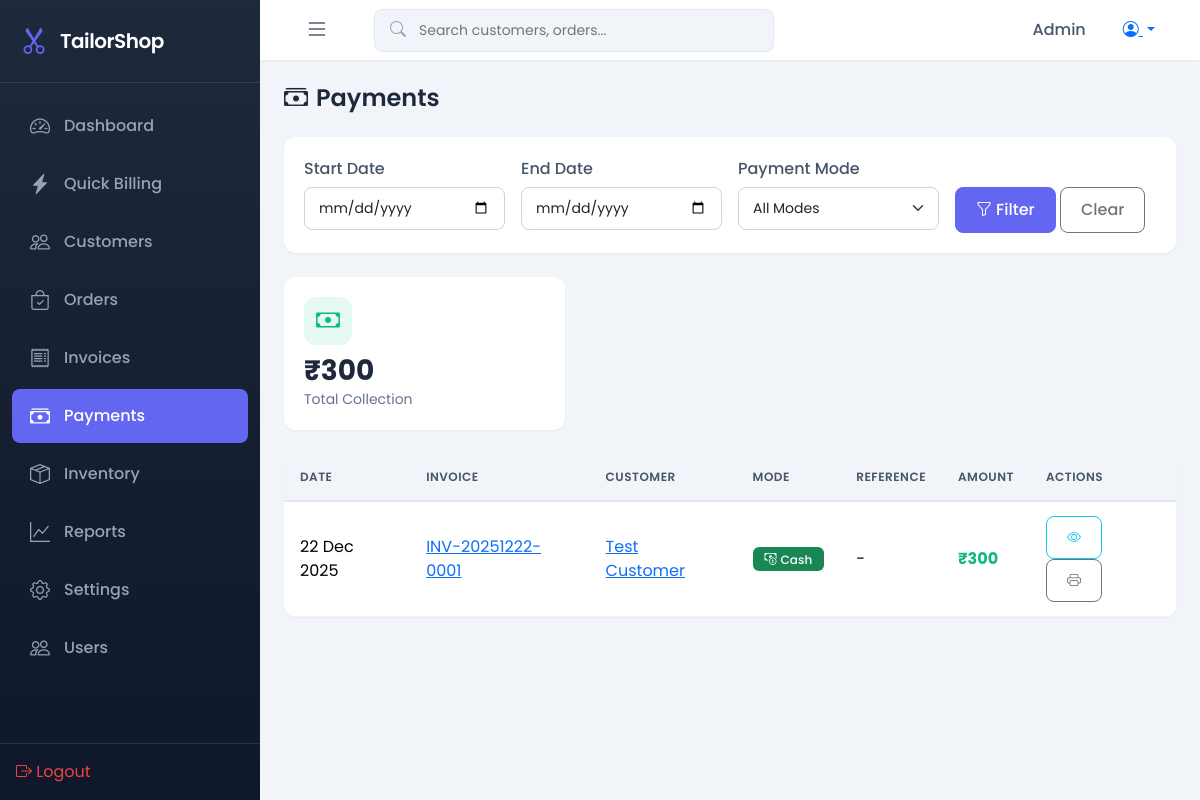
/payments/ (signed in), run on the app's committed database.
### shop/models.py (models this page shows, shortened)
class Payment(models.Model):
    PAYMENT_MODE_CHOICES = [
        ('CASH', 'Cash'),
        ('UPI', 'UPI'),
        ('CARD', 'Card'),
        ('BANK', 'Bank Transfer'),
    ]
    invoice = models.ForeignKey(Invoice, on_delete=models.CASCADE, related_name='payments')
    payment_number = models.CharField(max_length=30, unique=True, blank=True, null=True)
    payment_date = models.DateField(default=date.today)
    amount = models.DecimalField(max_digits=10, decimal_places=2, validators=[MinValueValidator(Decimal('0.01'))])
    payment_mode = models.CharField(max_length=20, choices=PAYMENT_MODE_CHOICES, default='CASH')
    reference_number = models.CharField(max_length=50, blank=True, null=True)
    notes = models.TextField(blank=True, null=True)
    received_by = models.ForeignKey(User, on_delete=models.SET_NULL, null=True)
    created_at = models.DateTimeField(auto_now_add=True)
    class Meta:
        ordering = ['-payment_date', '-created_at']

class Invoice(models.Model):
    order = models.OneToOneField(Order, on_delete=models.CASCADE, related_name='invoice')
    invoice_number = models.CharField(max_length=30, unique=True, editable=False)
    subtotal = models.DecimalField(max_digits=10, decimal_places=2)
    discount = models.DecimalField(max_digits=10, decimal_places=2, default=0)
    discount_type = models.CharField(max_length=10, choices=[('FLAT', 'Flat'), ('PERCENT', 'Percentage')], default='FLAT')
    tax_rate = models.DecimalField(max_digits=5, decimal_places=2, default=0)
    tax = models.DecimalField(max_digits=10, decimal_places=2, default=0)
    total = models.DecimalField(max_digits=10, decimal_places=2)
    notes = models.TextField(blank=True, null=True)
    created_at = models.DateTimeField(auto_now_add=True)
    updated_at = models.DateTimeField(auto_now=True)
    class Meta:
        ordering = ['-created_at']

class Order(models.Model):
    STATUS_CHOICES = [
        ('PENDING', 'Pending'),
        ('IN_PROGRESS', 'In Progress'),
        ('READY', 'Ready for Delivery'),
        ('DELIVERED', 'Delivered'),
        ('CANCELLED', 'Cancelled'),
    ]
    PRIORITY_CHOICES = [
        ('NORMAL', 'Normal'),
        ('URGENT', 'Urgent'),
        ('EXPRESS', 'Express'),
    ]
    order_number = models.CharField(max_length=20, unique=True, editable=False)
    customer = models.ForeignKey(Customer, on_delete=models.PROTECT, related_name='orders')
    profile = models.ForeignKey(MeasurementProfile, on_delete=models.SET_NULL, null=True, blank=True)
    order_date = models.DateField(default=date.today)
    delivery_date = models.DateField(null=True, blank=True)
    status = models.CharField(max_length=20, choices=STATUS_CHOICES, default='PENDING')
    priority = models.CharField(max_length=20, choices=PRIORITY_CHOICES, default='NORMAL')
    notes = models.TextField(blank=True, null=True)
    created_by = models.ForeignKey(User, on_delete=models.SET_NULL, null=True, related_name='created_orders')
    created_at = models.DateTimeField(auto_now_add=True)
    updated_at = models.DateTimeField(auto_now=True)
    class Meta:
        ordering = ['-created_at']

class Customer(models.Model):
    name = models.CharField(max_length=100)
    phone = models.CharField(max_length=15, unique=True)
    email = models.EmailField(blank=True, null=True)
    address = models.TextField(blank=True, null=True)
    notes = models.TextField(blank=True, null=True)
    created_at = models.DateTimeField(auto_now_add=True)
    updated_at = models.DateTimeField(auto_now=True)
    class Meta:
        ordering = ['-created_at']

### shop/views.py (the view)
# urls.py: path('payments/', views.payment_list, name='payment_list'),
@login_required
def payment_list(request):
    start_date = request.GET.get('start_date', '')
    end_date = request.GET.get('end_date', '')
    mode = request.GET.get('mode', '')
    payments = Payment.objects.select_related('invoice', 'invoice__order', 'invoice__order__customer')
    if start_date:
        payments = payments.filter(payment_date__gte=start_date)
    if end_date:
        payments = payments.filter(payment_date__lte=end_date)
    if mode:
        payments = payments.filter(payment_mode=mode)
    total = payments.aggregate(total=Sum('amount'))['total'] or Decimal('0.00')
    paginator = Paginator(payments, 50)
    page = request.GET.get('page')
    payments = paginator.get_page(page)
    return render(request, 'shop/payment_list.html', {
        'payments': payments,
        'total': total,
        'start_date': start_date,
        'end_date': end_date,
        'mode': mode,
        'payment_modes': Payment.PAYMENT_MODE_CHOICES
    })

### templates/shop/payment_list.html (shortened to what this page needs)
{% extends 'base.html' %}
{% load humanize %}
{% block content %}
<div class="page-header">
    <h1><i class="bi bi-cash-stack me-2"></i>Payments</h1>
</div>
<div class="card mb-4">
    <div class="card-body">
        <form method="get" class="row g-3">
            <div class="col-md-3">
                <label class="form-label">Start Date</label>
                <input type="date" name="start_date" class="form-control" value="{{ start_date }}">
            </div>
            <div class="col-md-3">
                <label class="form-label">End Date</label>
                <input type="date" name="end_date" class="form-control" value="{{ end_date }}">
            </div>
            <div class="col-md-3">
                <label class="form-label">Payment Mode</label>
                <select name="mode" class="form-select">
                    <option value="">All Modes</option>
                </select>
            </div>
            <div class="col-md-3">
                <label class="form-label">&nbsp;</label>
                <div>
                    <button type="submit" class="btn btn-primary">
                        <i class="bi bi-funnel me-1"></i>Filter
                    </button>
                    <a href="{% url 'payment_list' %}" class="btn btn-outline-secondary">Clear</a>
                </div>
            </div>
        </form>
    </div>
</div>
<div class="row mb-4">
    <div class="col-md-4">
        <div class="stat-card">
            <div class="stat-icon success">
                <i class="bi bi-cash"></i>
            </div>
            <div class="stat-value">₹{{ total|floatformat:0|intcomma }}</div>
            <div class="stat-label">Total Collection</div>
        </div>
    </div>
</div>
<div class="table-container">
    <table class="table">
        <thead>
            <tr>
                <th>Date</th>
                <th>Invoice</th>
                <th>Customer</th>
                <th>Mode</th>
                <th>Reference</th>
                <th>Amount</th>
                <th>Actions</th>
            </tr>
        </thead>
        <tbody>
            {% for payment in payments %}
            <tr>
                <td>{{ payment.payment_date|date:"d M Y" }}</td>
                <td>
                    <a href="{% url 'invoice_detail' payment.invoice.pk %}">{{ payment.invoice.invoice_number }}</a>
                </td>
                <td>
                    <a href="{% url 'customer_detail' payment.invoice.order.customer.pk %}">
                        {{ payment.invoice.order.customer.name }}
                    </a>
                </td>
                <td>
                    {% if payment.payment_mode == 'CASH' %}
                    <span class="badge bg-success"><i class="bi bi-cash-coin me-1"></i>Cash</span>
                    {% elif payment.payment_mode == 'UPI' %}
                    <span class="badge bg-primary"><i class="bi bi-phone me-1"></i>UPI</span>
                    {% elif payment.payment_mode == 'CARD' %}
                    <span class="badge bg-info"><i class="bi bi-credit-card me-1"></i>Card</span>
                    {% else %}
                    <span class="badge bg-secondary">{{ payment.get_payment_mode_display }}</span>
                    {% endif %}
                </td>
                <td>{{ payment.reference_number|default:"-" }}</td>
                <td class="fw-bold text-success">₹{{ payment.amount|floatformat:0|intcomma }}</td>
                <td>
                    <a href="{% url 'receipt_preview' payment.pk %}" class="btn btn-sm btn-outline-info" title="Preview Receipt" target="_blank">
                        <i class="bi bi-eye"></i>
                    </a>
                    <a href="{% url 'print_receipt' payment.pk %}" class="btn btn-sm btn-outline-secondary" title="Download Receipt" target="_blank">
                        <i class="bi bi-printer"></i>
                    </a>
                </td>
            </tr>
            {% endfor %}
        </tbody>
    </table>
</div>
{% endblock %}

### templates/base.html (shortened to what this page needs)
{% load static %}
<!DOCTYPE html>
<html lang="en">
<head>
    <link href="https://cdn.jsdelivr.net/npm/bootstrap@5.3.2/dist/css/bootstrap.min.css" rel="stylesheet">
    <link href="https://cdn.jsdelivr.net/npm/bootstrap-icons@1.11.1/font/bootstrap-icons.css" rel="stylesheet">
    <link href="{% static 'css/style.css' %}" rel="stylesheet">
</head>
<body>
    {% if user.is_authenticated %}
    <nav class="sidebar" id="sidebar">
        <div class="sidebar-header">
            <i class="bi bi-scissors"></i>
            <span class="brand-text">TailorShop</span>
        </div>
        <ul class="sidebar-nav">
            <li class="nav-item">
                <a href="{% url 'dashboard' %}" class="nav-link {% if request.resolver_match.url_name == 'dashboard' %}active{% endif %}">
                    <i class="bi bi-speedometer2"></i>
                    <span>Dashboard</span>
                </a>
            </li>
            <li class="nav-item">
                <a href="{% url 'quick_billing' %}" class="nav-link {% if 'billing' in request.resolver_match.url_name %}active{% endif %}">
                    <i class="bi bi-lightning-charge-fill"></i>
                    <span>Quick Billing</span>
                </a>
            </li>
            <li class="nav-item">
                <a href="{% url 'customer_list' %}" class="nav-link {% if 'customer' in request.resolver_match.url_name %}active{% endif %}">
                    <i class="bi bi-people"></i>
                    <span>Customers</span>
                </a>
            </li>
            <li class="nav-item">
                <a href="{% url 'order_list' %}" class="nav-link {% if 'order' in request.resolver_match.url_name %}active{% endif %}">
                    <i class="bi bi-bag-check"></i>
                    <span>Orders</span>
                </a>
            </li>
            <li class="nav-item">
                <a href="{% url 'invoice_list' %}" class="nav-link {% if 'invoice' in request.resolver_match.url_name %}active{% endif %}">
                    <i class="bi bi-receipt"></i>
                    <span>Invoices</span>
                </a>
            </li>
            <li class="nav-item">
                <a href="{% url 'payment_list' %}" class="nav-link {% if 'payment' in request.resolver_match.url_name %}active{% endif %}">
                    <i class="bi bi-cash-stack"></i>
                    <span>Payments</span>
                </a>
            </li>
            <li class="nav-item">
                <a href="{% url 'inventory_list' %}" class="nav-link {% if 'inventory' in request.resolver_match.url_name %}active{% endif %}">
                    <i class="bi bi-box-seam"></i>
                    <span>Inventory</span>
                </a>
            </li>
            <li class="nav-item">
                <a href="{% url 'reports' %}" class="nav-link {% if 'report' in request.resolver_match.url_name %}active{% endif %}">
                    <i class="bi bi-graph-up"></i>
                    <span>Reports</span>
                </a>
            </li>
            <li class="nav-item">
                <a href="{% url 'settings' %}" class="nav-link {% if 'settings' in request.resolver_match.url_name %}active{% endif %}">
                    <i class="bi bi-gear"></i>
                    <span>Settings</span>
                </a>
            </li>
            {% if user.is_superuser %}
            <li class="nav-item">
                <a href="{% url 'user_list' %}" class="nav-link {% if 'user' in request.resolver_match.url_name %}active{% endif %}">
                    <i class="bi bi-people"></i>
                    <span>Users</span>
                </a>
            </li>
            {% endif %}
        </ul>
        <div class="sidebar-footer">
            <a href="{% url 'logout' %}" class="nav-link text-danger">
                <i class="bi bi-box-arrow-right"></i>
                <span>Logout</span>
            </a>
        </div>
    </nav>
    <main class="main-content">
        <nav class="top-navbar">
            <button class="btn btn-link sidebar-toggle" id="sidebarToggle">
                <i class="bi bi-list"></i>
            </button>
            <div class="search-box d-none d-md-block">
                <i class="bi bi-search"></i>
                <input type="text" placeholder="Search customers, orders..." id="globalSearch">
            </div>
            <div class="navbar-actions">
                <span class="user-name">{{ user.first_name|default:user.username }}</span>
                <div class="dropdown">
                    <button class="btn btn-link dropdown-toggle" data-bs-toggle="dropdown">
                        <i class="bi bi-person-circle"></i>
                    </button>
                </div>
            </div>
        </nav>
        <div class="page-content">
            {% block content %}{% endblock %}
        </div>
    </main>
    {% else %}
    {% block auth_content %}{% endblock %}
    {% endif %}
</body>
</html>

### data on the page
Payment: payment_date "22 Dec 2025", invoice.invoice_number "INV-20251222-0001", invoice.order.customer.name "Test Customer", payment_mode "CASH" (drawn), reference_number "-", amount "300"

### other printed values
{{ user.first_name|default:user.username }} "Admin"
{{ total|floatformat:0|intcomma }} "300"
